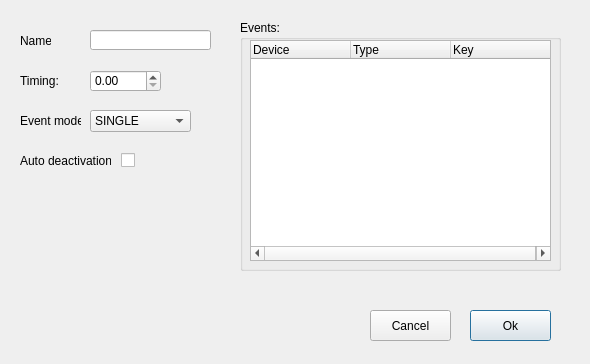
<?xml version="1.0" encoding="UTF-8"?>
<ui version="4.0">
 <class>Dialog</class>
 <widget class="QDialog" name="Dialog">
  <property name="geometry">
   <rect>
    <x>0</x>
    <y>0</y>
    <width>590</width>
    <height>364</height>
   </rect>
  </property>
  <property name="windowTitle">
   <string>Dialog</string>
  </property>
  <widget class="QLabel" name="label">
   <property name="geometry">
    <rect>
     <x>20</x>
     <y>30</y>
     <width>31</width>
     <height>21</height>
    </rect>
   </property>
   <property name="text">
    <string>Name:</string>
   </property>
  </widget>
  <widget class="QLineEdit" name="lineEdit">
   <property name="geometry">
    <rect>
     <x>90</x>
     <y>30</y>
     <width>121</width>
     <height>20</height>
    </rect>
   </property>
  </widget>
  <widget class="QLabel" name="label_2">
   <property name="geometry">
    <rect>
     <x>20</x>
     <y>70</y>
     <width>41</width>
     <height>21</height>
    </rect>
   </property>
   <property name="text">
    <string>Timing:</string>
   </property>
  </widget>
  <widget class="QCheckBox" name="checkBox">
   <property name="geometry">
    <rect>
     <x>121</x>
     <y>150</y>
     <width>20</width>
     <height>21</height>
    </rect>
   </property>
   <property name="text">
    <string/>
   </property>
  </widget>
  <widget class="QDoubleSpinBox" name="doubleSpinBox">
   <property name="geometry">
    <rect>
     <x>90</x>
     <y>70</y>
     <width>71</width>
     <height>22</height>
    </rect>
   </property>
  </widget>
  <widget class="QLabel" name="label_3">
   <property name="geometry">
    <rect>
     <x>20</x>
     <y>110</y>
     <width>61</width>
     <height>21</height>
    </rect>
   </property>
   <property name="text">
    <string>Event mode:</string>
   </property>
  </widget>
  <widget class="QComboBox" name="comboBox">
   <property name="geometry">
    <rect>
     <x>90</x>
     <y>110</y>
     <width>101</width>
     <height>22</height>
    </rect>
   </property>
   <item>
    <property name="text">
     <string>SINGLE</string>
    </property>
   </item>
   <item>
    <property name="text">
     <string>SEQUENCE</string>
    </property>
   </item>
   <item>
    <property name="text">
     <string>COMBO</string>
    </property>
   </item>
  </widget>
  <widget class="QLabel" name="label_4">
   <property name="geometry">
    <rect>
     <x>20</x>
     <y>150</y>
     <width>91</width>
     <height>21</height>
    </rect>
   </property>
   <property name="text">
    <string>Auto deactivation:</string>
   </property>
  </widget>
  <widget class="QGroupBox" name="groupBox">
   <property name="geometry">
    <rect>
     <x>240</x>
     <y>20</y>
     <width>321</width>
     <height>251</height>
    </rect>
   </property>
   <property name="title">
    <string>Events:</string>
   </property>
   <widget class="QTreeWidget" name="treeWidget">
    <property name="geometry">
     <rect>
      <x>10</x>
      <y>20</y>
      <width>301</width>
      <height>221</height>
     </rect>
    </property>
    <column>
     <property name="text">
      <string>Device</string>
     </property>
    </column>
    <column>
     <property name="text">
      <string>Type</string>
     </property>
    </column>
    <column>
     <property name="text">
      <string>Key</string>
     </property>
    </column>
   </widget>
  </widget>
  <widget class="QPushButton" name="pushButton">
   <property name="geometry">
    <rect>
     <x>470</x>
     <y>310</y>
     <width>81</width>
     <height>31</height>
    </rect>
   </property>
   <property name="text">
    <string>Ok</string>
   </property>
  </widget>
  <widget class="QPushButton" name="pushButton_2">
   <property name="geometry">
    <rect>
     <x>370</x>
     <y>310</y>
     <width>81</width>
     <height>31</height>
    </rect>
   </property>
   <property name="text">
    <string>Cancel</string>
   </property>
  </widget>
 </widget>
 <resources/>
 <connections/>
</ui>
